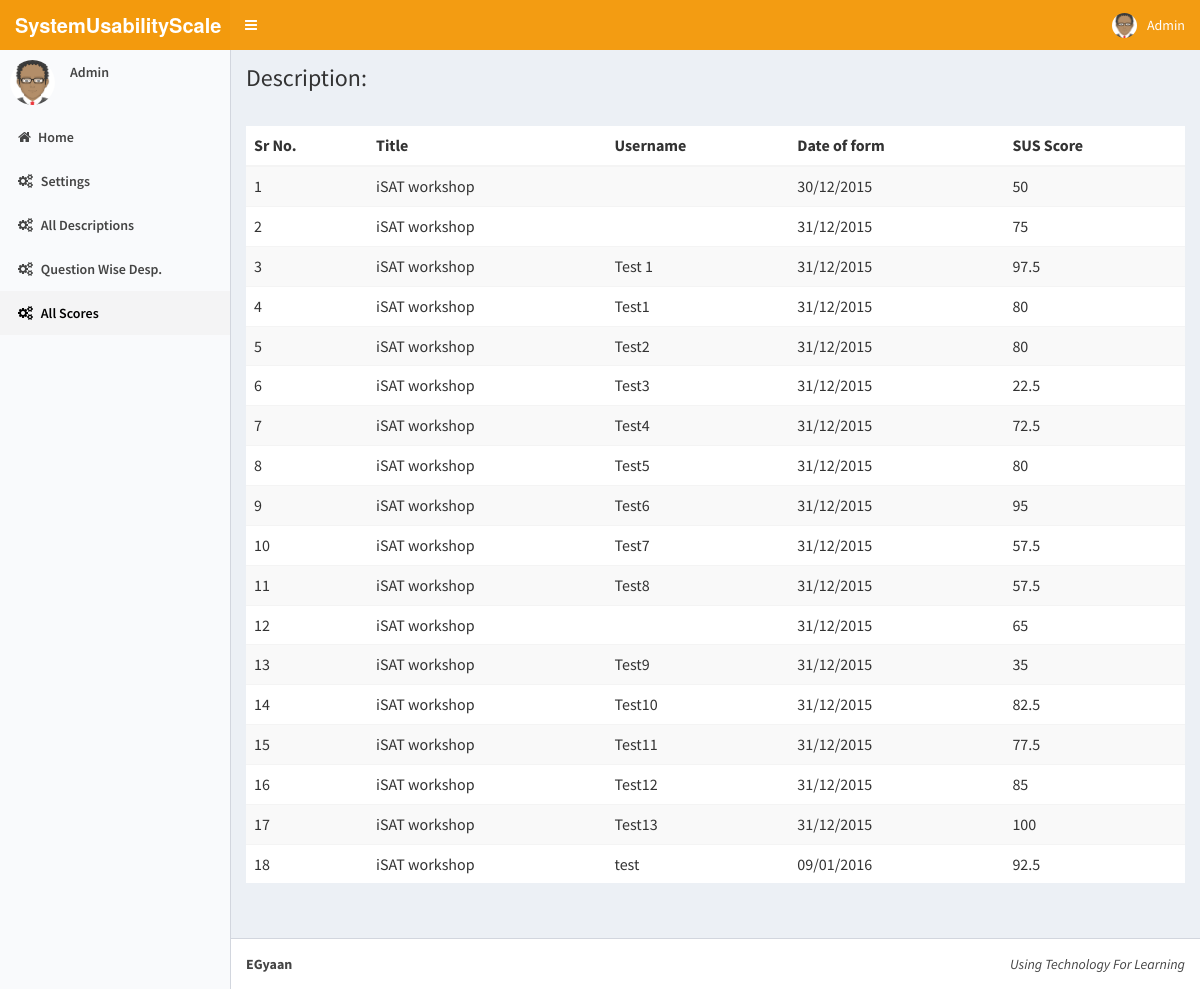
Page /Admin/view_score.php (signed in) on the committed database.
### tables this page shows
CREATE TABLE IF NOT EXISTS `Score` (
  `id` int(11) NOT NULL AUTO_INCREMENT,
  `user` varchar(50) NOT NULL,
  `score` double NOT NULL,
  `user_uid` int(11) NOT NULL,
  `idd` varchar(100) NOT NULL,
  `date` varchar(20) NOT NULL,
  PRIMARY KEY (`id`)
);

CREATE TABLE IF NOT EXISTS `Workshop` (
  `id` int(11) NOT NULL AUTO_INCREMENT,
  `name` varchar(30) NOT NULL,
  `show_score` text NOT NULL,
  `Sys_name` varchar(50) DEFAULT NULL,
  `reason` text NOT NULL,
  PRIMARY KEY (`id`),
  UNIQUE KEY `name` (`name`)
);

### Admin/view_score.php (the view, shortened to what this page needs)
<html>
  <head>
    <link rel="stylesheet" href="../AdminLTE/bootstrap/css/bootstrap.min.css">
    <link rel="stylesheet" href="../AdminLTE/dist/font-awesome/css/font-awesome.min.css">
    <link rel="stylesheet" href="../AdminLTE/dist/css/ionicons.min.css">
    <link rel="stylesheet" href="../AdminLTE/dist/css/AdminLTE.min.css">
    <link rel="stylesheet" href="../AdminLTE/dist/css/skins/skin-yellow-light.min.css">
  </head>
  <body class="hold-transition skin-yellow-light sidebar-mini">
    <div class="wrapper">
      <header class="main-header">
        <a href="AdminDashboard.php" class="logo">
          <span class="logo-lg"><b>SystemUsabilityScale</b></span>
        </a>
        <nav class="navbar navbar-static-top" role="navigation">
          <a href="#" class="sidebar-toggle" data-toggle="offcanvas" role="button">
          </a>
          <div class="navbar-custom-menu">
            <ul class="nav navbar-nav">
              <li class="dropdown user user-menu">
                <a href="#" class="dropdown-toggle" data-toggle="dropdown">
                  <img src="D_Logo/avatar.png" class="user-image" alt="User Image">
                  <span class="hidden-xs">Admin</span>
                </a>
              </li>
            </ul>
          </div>
        </nav>
      </header>
      <aside class="main-sidebar">
        <section class="sidebar">
          <div class="user-panel">
            <div class="pull-left image">
              <img src="D_Logo/avatar.png" class="img-circle" alt="User Image">
            </div>
            <div class="pull-left info">
              <p>Admin</p>
            </div>
          </div>
          <ul class="sidebar-menu">
            <li><a href="AdminDashboard.php"><i class="fa fa-home"></i><span>Home</span></a></li>
            <li><a href="settings.php"><i class="fa fa-gears"></i> <span>Settings</span></a></li>
            <li><a href="view_desp.php"><i class="fa fa-gears"></i> <span>All Descriptions</span></a></li>
            <li><a href="question_filter.php"><i class="fa fa-gears"></i> <span>Question Wise Desp.</span></a></li>
            <li  class="active"><a href="#"><i class="fa fa-gears"></i> <span>All Scores</span></a></li>
          </ul>
        </section>
              </aside>
      <div class="content-wrapper">
        <section class="content-header">
          <h1>
            Description:
          </h1>
        </section>
        <section class="content">
          <?php
  echo '<br><div class=table-responsive>';
echo "<table class='table table-striped'>";
echo '<thead>
<tr>
<th>Sr No.</th>
<th>Title</th>
<th>Username</th>
<th>Date of form</th>
<th>SUS Score</th>
</tr>
</thead>
<tbody>';
    include("dbcon.php");
    $i=0;
    $get_user=mysqli_query($con,"SELECT * FROM Score");
    while($user_row=mysqli_fetch_array($get_user))
      {
        $i++;
        $name=$user_row['user'];
        $date=$user_row['date'];
        $scores=$user_row['score'];
        $title=$user_row['idd'];
        $workshop_name=mysqli_query($con,"SELECT name FROM Workshop WHERE id='$title'");
while($wrow=mysqli_fetch_array($workshop_name))
{
  $title=$wrow['name'];
}
        echo "<tr>";
        echo "<td>$i</td>";
        echo "<td>$title</td>";
        echo "<td>$name</td>";
        echo "<td>$date</td>";
        echo "<td>$scores</td>";
      }
    echo '</tbody>
</table>
</div>';
  ?>
  <br>
        </section>
      </div>
      <footer class="main-footer">
        <div class="pull-right hidden-xs">
          <i>Using Technology For Learning</i>
        </div>
        <strong>EGyaan</strong>
      </footer>
  </body>
</html>

### Admin/view_score.php (style rules this page uses)
.table-striped { background-color: #ffffff; padding: 5 !important; }

### rows in the picture
score: workshop.name "iSAT workshop", date "30/12/2015", score "50"
score: workshop.name "iSAT workshop", date "31/12/2015", score "75"
score: workshop.name "iSAT workshop", user "Test 1", date "31/12/2015", score "97.5"
score: workshop.name "iSAT workshop", user "Test1", date "31/12/2015", score "80"
score: workshop.name "iSAT workshop", user "Test2", date "31/12/2015", score "80"
score: workshop.name "iSAT workshop", user "Test3", date "31/12/2015", score "22.5"
score: workshop.name "iSAT workshop", user "Test4", date "31/12/2015", score "72.5"
score: workshop.name "iSAT workshop", user "Test5", date "31/12/2015", score "80"
score: workshop.name "iSAT workshop", user "Test6", date "31/12/2015", score "95"
score: workshop.name "iSAT workshop", user "Test7", date "31/12/2015", score "57.5"
score: workshop.name "iSAT workshop", user "Test8", date "31/12/2015", score "57.5"
score: workshop.name "iSAT workshop", date "31/12/2015", score "65"
score: workshop.name "iSAT workshop", user "Test9", date "31/12/2015", score "35"
score: workshop.name "iSAT workshop", user "Test10", date "31/12/2015", score "82.5"
score: workshop.name "iSAT workshop", user "Test11", date "31/12/2015", score "77.5"
score: workshop.name "iSAT workshop", user "Test12", date "31/12/2015", score "85"
score: workshop.name "iSAT workshop", user "Test13", date "31/12/2015", score "100"
score: workshop.name "iSAT workshop", user "test", date "09/01/2016", score "92.5"
